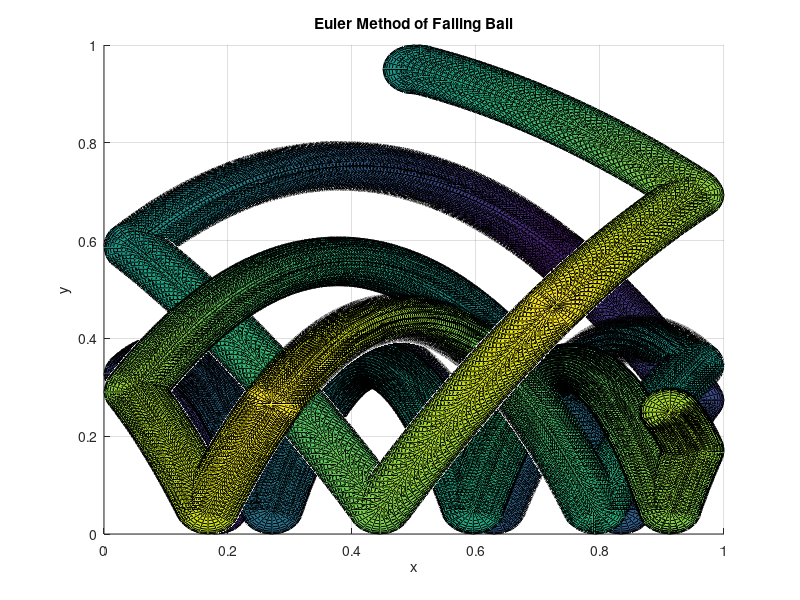
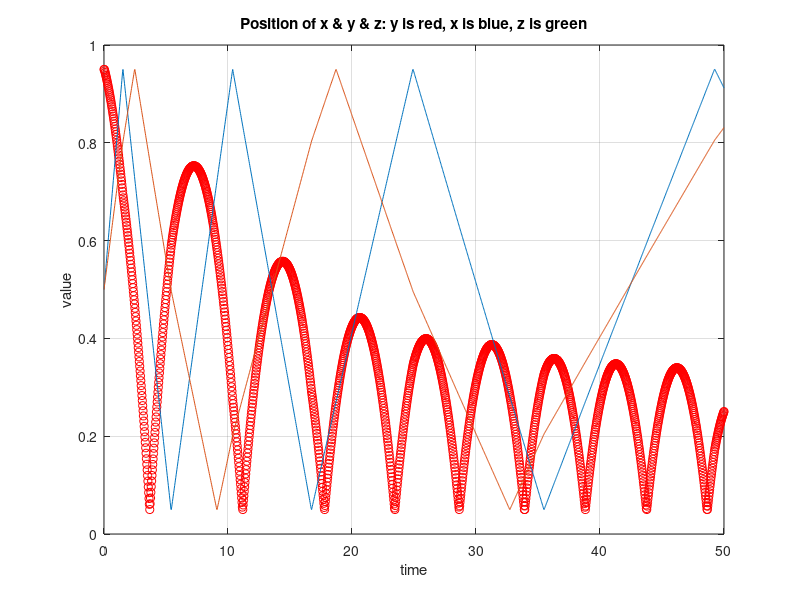

Write the MATLAB code that produced these figures, in order.
clear all;
clc;

deltat = 0.03;
tfinal = 50.0;
radius = 0.05;
t = 0.0;

velocity = [0.3 0.1 0.2];
gravity = [0 -.0981 0];
position = [0.5 1-radius 0.5];

%Set up Box
figure(1)
axis([0 1 0 1 0 1])
grid on
hold on

alpha = .8;
beta = .99;

t_plot = t;
y_plot= position(2);
x_plot= position(1);
z_plot= position(3);

while t<tfinal
    if t+deltat>tfinal
        deltat=tfinal-t;
    end

    [x, y, z] = sphere;
    surf(radius*x+position(1), radius*y+position(2), radius*z+position(3));
    drawnow;
    
    
    %Update Velocity
    velocity = velocity + gravity*deltat;
    
    %Update Position
    position = position + velocity*deltat;
    
    %Account for Friction
    
    %Hit Wall on X and Y and Z
    if position(1) > 1.00-radius && position(2)>1.0-radius && position(3)>1.00-radius
        position(1) = 1.0 - radius;
        position(2) = 1.0 - radius;
        position(3) = 1.0 - radius;
        tan = velocity;
        tan = tan*beta;
        velocity = tan;
        normal = velocity;
        normal(1) = -normal(1);
        normal(2) = -normal(2);
        normal(3) = -normal(3);
        normal = normal*alpha;
        velocity = normal;
        fprintf('COLLISION DETECTED\n');
    end
    
    %Hit Wall on X and Z
    if position(1) > 1.00-radius && position(3)>1.00-radius
        position(1) = 1.0 - radius;
        position(2) = 1.0 - radius;
        tan = velocity;
        tan = tan*beta;
        velocity = tan;
        normal = velocity;
        normal(1) = -normal(1);
        normal(3) = -normal(3);
        normal = normal*alpha;
        velocity = normal;
        fprintf('COLLISION DETECTED\n');
    end
    
    if position(1) < radius && position(3) < radius
        position(1) = radius;
        position(2) = radius;
        tan = velocity;
        tan = tan*beta;
        velocity = tan;
        normal = velocity;
        normal(1) = -normal(1);
        normal(3) = -normal(3);
        normal = normal*alpha;
        velocity = normal;
        fprintf('COLLISION DETECTED\n');
    end
    
    %Hit Wall on X and Y
    if position(1) > 1.00-radius && position(2)>1.00-radius
        position(1) = 1.0 - radius;
        position(2) = 1.0 - radius;
        tan = velocity;
        tan = tan*beta;
        velocity = tan;
        normal = velocity;
        normal(1) = -normal(1);
        normal(2) = -normal(2);
        normal = normal*alpha;
        velocity = normal;
        fprintf('COLLISION DETECTED\n');
    end
    
    if position(1) < radius && position(2) < radius
        position(1) = radius;
        position(2) = radius;
        tan = velocity;
        tan = tan*beta;
        velocity = tan;
        normal = velocity;
        normal(1) = -normal(1);
        normal(2) = -normal(2);
        normal = normal*alpha;
        velocity = normal;
        fprintf('COLLISION DETECTED\n');
    end

    %Hit Wall on Y and Z
    if position(2) > 1.00-radius && position(3)>1.00-radius
        position(2) = 1.0 - radius;
        position(3) = 1.0 - radius;
        tan = velocity;
        tan = tan*beta;
        velocity = tan;
        normal = velocity;
        normal(2) = -normal(2);
        normal(3) = -normal(3);
        normal = normal*alpha;
        velocity = normal;
        fprintf('COLLISION DETECTED\n');
    end
    
    if position(2) < radius && position(3) < radius
        position(2) = radius;
        position(3) = radius;
        tan = velocity;
        tan = tan*beta;
        velocity = tan;
        normal = velocity;
        normal(2) = -normal(2);
        normal(3) = -normal(3);
        normal = normal*alpha;
        velocity = normal;
        fprintf('COLLISION DETECTED\n');
    end
    
    %Hit Wall on X
    if position(1) > 1.00-radius
        position(1) = 1 - radius;
        tan = velocity;
        tan = tan*beta;
        velocity = tan;
        normal = velocity;
        normal(1) = -normal(1);
        normal = normal*alpha;
        velocity = normal;
        fprintf('COLLISION DETECTED\n');
    end
    
    %Hit Wall on X
    if position(1) < radius
        position(1) = radius;
        tan = velocity;
        tan = tan*beta;
        velocity = tan;
        normal = velocity;
        normal(1) = -normal(1);
        normal = normal*alpha;
        velocity = normal;
        fprintf('COLLISION DETECTED\n');
    end
    
    %Hit Floor
    if position(2) < radius
        position(2) = radius;
        tan = velocity;
        tan = tan*beta;
        velocity = tan;
        normal = velocity;
        normal(2) = -normal(2);
        velocity = normal;
        fprintf('COLLISION DETECTED\n');
    end
    
    %Hit Wall on Z
    if position(3) > 1.00 - radius
        position(3) = 1.0 - radius;
        tan = velocity;
        tan = tan*beta;
        velocity = tan;
        normal = velocity;        
        normal(3) = -normal(3);
        velocity = normal;
        fprintf('COLLISION DETECTED\n');
    end
    
    %Hit Wall on Z
    if position(3) < radius
        position(3) = radius;
        tan = velocity;
        tan = tan*beta;
        velocity = tan;
        normal = velocity;
        normal(3) = -normal(3);
        velocity = normal;
        fprintf('COLLISION DETECTED\n');
    end
    
    %Hit Wall on Ceiling
    if position(2) > 1-radius
        position(2) = 1-radius;
        tan = velocity;
        tan = tan*beta;
        velocity = tan;
        normal = velocity;
        normal(2) = -normal(2);
        velocity = normal;
        fprintf('COLLISION DETECTED\n');
    end
    
    t=t+deltat;
    
    t_plot=[t_plot t];
	y_plot=[y_plot position(2)];
	x_plot=[x_plot position(1)];
    z_plot=[z_plot position(3)];
    
end

xlabel('x');
ylabel('y');
zlabel('z');
title('Euler Method of Falling Ball');

figure(2)
axis([0 1 0 1])
plot(t_plot, y_plot,'ro', t_plot, x_plot, t_plot, z_plot);
xlabel('time');
ylabel('value');
title('Position of x & y & z: y is red, x is blue, z is green');
grid on
hold on
